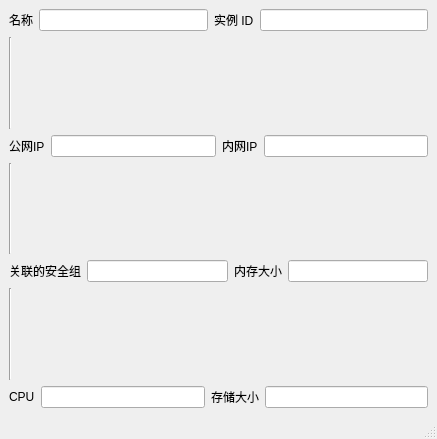
<?xml version="1.0" encoding="UTF-8"?>
<ui version="4.0">
 <class>MainWindow</class>
 <widget class="QMainWindow" name="MainWindow">
  <property name="geometry">
   <rect>
    <x>0</x>
    <y>0</y>
    <width>437</width>
    <height>439</height>
   </rect>
  </property>
  <property name="windowTitle">
   <string>MainWindow</string>
  </property>
  <widget class="QWidget" name="centralwidget">
   <layout class="QVBoxLayout" name="verticalLayout">
    <item>
     <layout class="QHBoxLayout" name="horizontalLayout">
      <item>
       <widget class="QLabel" name="label">
        <property name="text">
         <string>名称</string>
        </property>
       </widget>
      </item>
      <item>
       <widget class="QLineEdit" name="lineEdit"/>
      </item>
      <item>
       <widget class="QLabel" name="label_2">
        <property name="text">
         <string>实例 ID</string>
        </property>
       </widget>
      </item>
      <item>
       <widget class="QLineEdit" name="lineEdit_2"/>
      </item>
     </layout>
    </item>
    <item>
     <widget class="Line" name="line">
      <property name="orientation">
       <enum>Qt::Vertical</enum>
      </property>
     </widget>
    </item>
    <item>
     <layout class="QHBoxLayout" name="horizontalLayout_2">
      <item>
       <widget class="QLabel" name="label_3">
        <property name="text">
         <string>公网IP</string>
        </property>
       </widget>
      </item>
      <item>
       <widget class="QLineEdit" name="lineEdit_3"/>
      </item>
      <item>
       <widget class="QLabel" name="label_4">
        <property name="text">
         <string>内网IP</string>
        </property>
       </widget>
      </item>
      <item>
       <widget class="QLineEdit" name="lineEdit_4"/>
      </item>
     </layout>
    </item>
    <item>
     <widget class="Line" name="line_2">
      <property name="orientation">
       <enum>Qt::Vertical</enum>
      </property>
     </widget>
    </item>
    <item>
     <layout class="QHBoxLayout" name="horizontalLayout_3">
      <item>
       <widget class="QLabel" name="label_5">
        <property name="text">
         <string>关联的安全组</string>
        </property>
       </widget>
      </item>
      <item>
       <widget class="QLineEdit" name="lineEdit_5"/>
      </item>
      <item>
       <widget class="QLabel" name="label_6">
        <property name="text">
         <string>内存大小</string>
        </property>
       </widget>
      </item>
      <item>
       <widget class="QLineEdit" name="lineEdit_6"/>
      </item>
     </layout>
    </item>
    <item>
     <widget class="Line" name="line_3">
      <property name="orientation">
       <enum>Qt::Vertical</enum>
      </property>
     </widget>
    </item>
    <item>
     <layout class="QHBoxLayout" name="horizontalLayout_4">
      <item>
       <widget class="QLabel" name="label_7">
        <property name="text">
         <string>CPU</string>
        </property>
       </widget>
      </item>
      <item>
       <widget class="QLineEdit" name="lineEdit_7"/>
      </item>
      <item>
       <widget class="QLabel" name="label_8">
        <property name="text">
         <string>存储大小</string>
        </property>
       </widget>
      </item>
      <item>
       <widget class="QLineEdit" name="lineEdit_8"/>
      </item>
     </layout>
    </item>
   </layout>
  </widget>
  <widget class="QStatusBar" name="statusbar"/>
 </widget>
 <resources/>
 <connections/>
</ui>
